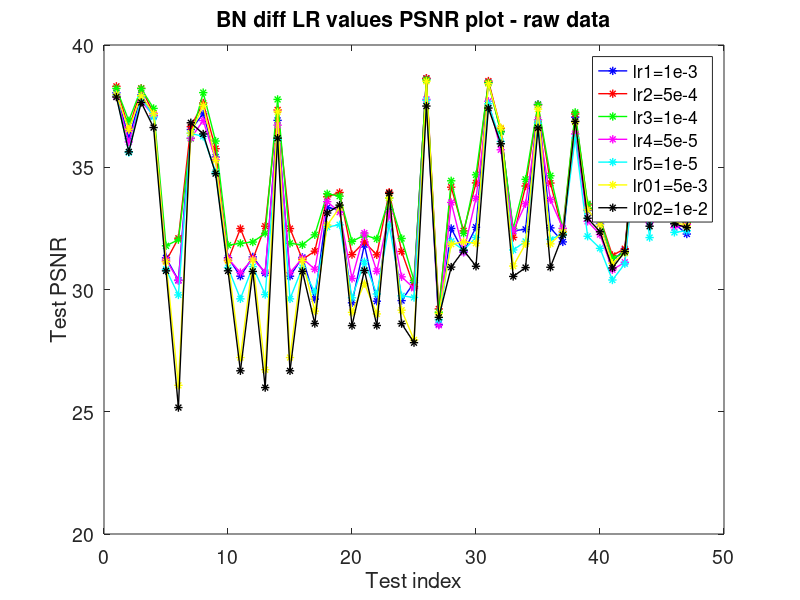
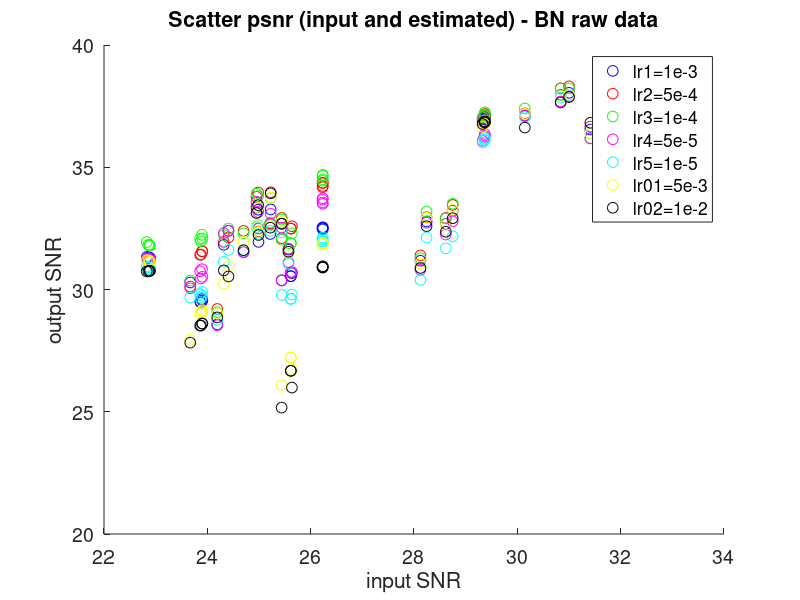

The MATLAB source for these figures, in order:
close all
clear variables
clc

%Varun Mannam
%date: 23rd Sep 2019
%calculate the PSNR on test-mix data
format long
font = 14;
size = 60;
lr02=[31.0013994757380,37.8707040566466;32.4355944495239,35.6309636442510;30.8389376260123,37.6492493218672;30.1446963613668,36.6236157602191;22.8898419300006,30.7631725906395;25.4380806137492,25.1707394965457;31.4129562671116,36.8197819466616;33.2714634385635,36.3603092914364;33.2687423523874,34.7392999015588;22.8804735366571,30.7644462985140;25.6158044368661,26.6756731401274;22.8279560741158,30.7384143418196;25.6370939543658,25.9890214809789;33.0234393128250,36.1915866501309;25.6158044368661,26.6756731401274;22.8580037151022,30.7422372168434;23.8972761467197,28.6079129275166;24.9514139990449,33.1290783190592;24.9832541276875,33.4505545189863;23.8755250603244,28.5235817855360;24.3188985682586,30.7802329084656;23.8605156142818,28.5273858572177;25.2263003138287,33.9323657702808;23.9044985921393,28.6042980049049;23.6688313676180,27.8257465031556;32.2013251950805,37.5028272902574;24.1923646677596,28.8594757041154;26.2300198751109,30.9162420443244;24.7010303920376,31.6063347609391;26.2356203085374,30.9508304564409;32.0904729461831,37.4220367419407;31.8870667992703,35.9612789041353;24.4086429479671,30.5335382967549;26.2348882344496,30.8970025229033;31.7707628427737,36.6106018163996;26.2283210436201,30.9095972926809;24.9907764180876,32.2287805187400;29.3709502307532,36.8771879131467;28.7487655843002,32.9158452702596;28.6149527091447,32.3612022308291;28.1247666427617,30.8798192112676;25.5706915349250,31.5466131561593;29.3276646439983,36.7703894344958;28.2432957509904,32.5893360072649;29.3725190518817,36.8387129137902;25.4384495835989,32.6905496685404;25.2179004485139,32.5280217288885;29.3606855385532,36.8420411060489];
lr01=[31.0013994757380,37.9720500569364;32.4355944495239,36.5569349573362;30.8389376260123,37.9228664143875;30.1446963613668,37.1864480945905;22.8898419300006,31.1312976907205;25.4380806137492,26.0806791928658;31.4129562671116,36.3967684087515;33.2714634385635,37.5246738075772;33.2687423523874,35.2824308627102;22.8804735366571,31.1598501207368;25.6158044368661,27.2175215987301;22.8279560741158,31.1997641633473;25.6370939543658,26.7208539584304;33.0234393128250,37.2677034274512;25.6158044368661,27.2175215987301;22.8580037151022,31.1910007081443;23.8972761467197,29.1169254960878;24.9514139990449,32.6325559053955;24.9832541276875,33.3448851462099;23.8755250603244,29.0648906629550;24.3188985682586,30.2393085802698;23.8605156142818,29.0013075200580;25.2263003138287,33.7494334175423;23.9044985921393,29.1544660087896;23.6688313676180,27.9404715126978;32.2013251950805,38.5162895836068;24.1923646677596,29.0121363277007;26.2300198751109,31.8550827041069;24.7010303920376,31.9482440778708;26.2356203085374,31.8939498518698;32.0904729461831,38.4166839362487;31.8870667992703,36.6141089708192;24.4086429479671,30.9582733788868;26.2348882344496,31.8710709829973;31.7707628427737,37.3798269549075;26.2283210436201,31.8660353089117;24.9907764180876,32.3493243316979;29.3709502307532,36.8441028117600;28.7487655843002,33.2583621758031;28.6149527091447,32.6456097551943;28.1247666427617,31.0726016201915;25.5706915349250,31.5030877157482;29.3276646439983,36.6502948875097;28.2432957509904,32.9361005165339;29.3725190518817,36.8150180181501;25.4384495835989,32.7805338526161;25.2179004485139,32.5920391480519;29.3606855385532,36.7781162637473];
lr1=[31.0013994757380,38.0450971838621;32.4355944495239,36.1718638560191;30.8389376260123,37.9540752776785;30.1446963613668,37.1042739251729;22.8898419300006,31.2966528519693;25.4380806137492,30.3806127324698;31.4129562671116,36.5421420141026;33.2714634385635,37.1829372314317;33.2687423523874,35.4163094071092;22.8804735366571,31.3018426684524;25.6158044368661,30.5441769755517;22.8279560741158,31.3330816618869;25.6370939543658,30.6681985848303;33.0234393128250,36.9170690371075;25.6158044368661,30.5441769755517;22.8580037151022,31.3114941347816;23.8972761467197,29.6080719707910;24.9514139990449,33.3533448189249;24.9832541276875,33.2641938865110;23.8755250603244,29.4557386920728;24.3188985682586,31.8281755886988;23.8605156142818,29.5212887117986;25.2263003138287,33.2749221647761;23.9044985921393,29.5463951969645;23.6688313676180,30.2874884403492;32.2013251950805,38.6235728660093;24.1923646677596,28.5709551857455;26.2300198751109,32.4955833061121;24.7010303920376,31.5341581313279;26.2356203085374,32.5452622058156;32.0904729461831,38.4729196277372;31.8870667992703,36.4689769122771;24.4086429479671,32.4028471667861;26.2348882344496,32.4602129291253;31.7707628427737,37.5698319023003;26.2283210436201,32.5208064872131;24.9907764180876,31.9468928267456;29.3709502307532,37.0503161622957;28.7487655843002,33.2315874864787;28.6149527091447,32.6745841524984;28.1247666427617,31.1754018268960;25.5706915349250,31.6301087503943;29.3276646439983,36.8778992462304;28.2432957509904,32.7833707874371;29.3725190518817,36.9912668615607;25.4384495835989,32.6873076846418;25.2179004485139,32.2697687655437;29.3606855385532,36.9590359603794];
lr2=[31.0013994757380,38.3101495278474;32.4355944495239,36.5580143695862;30.8389376260123,38.2290048370148;30.1446963613668,37.2018106464557;22.8898419300006,31.1588745377311;25.4380806137492,32.0974360555022;31.4129562671116,36.6608295404559;33.2714634385635,37.6288875700694;33.2687423523874,35.7597453872692;22.8804735366571,31.1945227531623;25.6158044368661,32.4922402715761;22.8279560741158,31.2321155204350;25.6370939543658,32.5893244451558;33.0234393128250,37.3444630910685;25.6158044368661,32.4922402715761;22.8580037151022,31.2283062729600;23.8972761467197,31.5677415908786;24.9514139990449,33.7925308620272;24.9832541276875,33.9681143106083;23.8755250603244,31.4284594910000;24.3188985682586,31.9450806480444;23.8605156142818,31.4184653884590;25.2263003138287,33.9765344093026;23.9044985921393,31.5557978359201;23.6688313676180,30.1205045161897;32.2013251950805,38.6425261922597;24.1923646677596,29.2048292174256;26.2300198751109,34.1850525992299;24.7010303920376,32.3977201655303;26.2356203085374,34.3598618050617;32.0904729461831,38.5259392750998;31.8870667992703,36.5878224103482;24.4086429479671,32.1312512419017;26.2348882344496,34.2329409867991;31.7707628427737,37.5536892197757;26.2283210436201,34.3534624385590;24.9907764180876,32.3726806239636;29.3709502307532,37.1797738904243;28.7487655843002,33.4592916954720;28.6149527091447,32.9253799045674;28.1247666427617,31.3941446635880;25.5706915349250,31.6690501289592;29.3276646439983,36.9881878352174;28.2432957509904,32.9576340458749;29.3725190518817,37.1185054876709;25.4384495835989,32.9273576343424;25.2179004485139,32.6966872430471;29.3606855385532,37.0626781907985];
lr3=[31.0013994757380,38.2239460456255;32.4355944495239,36.9002793535786;30.8389376260123,38.2166113639627;30.1446963613668,37.4059130191456;22.8898419300006,31.7875446507455;25.4380806137492,32.0369191998330;31.4129562671116,36.1759463795475;33.2714634385635,38.0530946126104;33.2687423523874,36.0724195138785;22.8804735366571,31.8119470181988;25.6158044368661,31.8880910259557;22.8279560741158,31.9414489961851;25.6370939543658,32.2992515645357;33.0234393128250,37.7752854777759;25.6158044368661,31.8880910259557;22.8580037151022,31.8253768807799;23.8972761467197,32.2356255137506;24.9514139990449,33.9154519257267;24.9832541276875,33.8182098147688;23.8755250603244,31.9673425327874;24.3188985682586,32.2228868565630;23.8605156142818,32.0699659052054;25.2263003138287,33.7420256445836;23.9044985921393,32.0859210877233;23.6688313676180,30.3693062126005;32.2013251950805,38.5736496671072;24.1923646677596,29.0719525414162;26.2300198751109,34.4462205001779;24.7010303920376,32.2970912516436;26.2356203085374,34.6905387005706;32.0904729461831,38.4497562565495;31.8870667992703,36.4456372116735;24.4086429479671,32.4932466663890;26.2348882344496,34.5063598042791;31.7707628427737,37.5613025776674;26.2283210436201,34.6536727656353;24.9907764180876,32.4914583846453;29.3709502307532,37.2440148373664;28.7487655843002,33.5071132765551;28.6149527091447,32.9036090355598;28.1247666427617,31.2785332456663;25.5706915349250,31.4932130745720;29.3276646439983,37.0515254564590;28.2432957509904,33.1861778261284;29.3725190518817,37.1401285817825;25.4384495835989,32.8599612798510;25.2179004485139,32.7381839690873;29.3606855385532,37.1058267403902];
lr4=[31.0013994757380,37.9022022209522;32.4355944495239,36.0354773655393;30.8389376260123,37.6897570561963;30.1446963613668,37.1232702337459;22.8898419300006,31.2195586410569;25.4380806137492,30.3648316815561;31.4129562671116,36.1922110592087;33.2714634385635,36.9065560083615;33.2687423523874,35.3119990113358;22.8804735366571,31.2677662965883;25.6158044368661,30.6941068506303;22.8279560741158,31.2428452170821;25.6370939543658,30.7192258024659;33.0234393128250,36.7216266077294;25.6158044368661,30.6941068506303;22.8580037151022,31.2736526694975;23.8972761467197,30.8313519337580;24.9514139990449,33.5925320981093;24.9832541276875,33.1645612817427;23.8755250603244,30.4516788567473;24.3188985682586,32.3072763991487;23.8605156142818,30.7461360680451;25.2263003138287,33.0959295494610;23.9044985921393,30.5196828804004;23.6688313676180,30.0485179582555;32.2013251950805,37.7759220687261;24.1923646677596,28.5402496873052;26.2300198751109,33.5606854372993;24.7010303920376,31.5239817882144;26.2356203085374,33.7320695503778;32.0904729461831,37.6972216090155;31.8870667992703,35.7166075049498;24.4086429479671,32.4012059917732;26.2348882344496,33.5079103336207;31.7707628427737,36.9410378869043;26.2283210436201,33.6747328361187;24.9907764180876,32.5017671654973;29.3709502307532,36.3621324381419;28.7487655843002,32.7879598299863;28.6149527091447,32.2471131498917;28.1247666427617,30.8073977216116;25.5706915349250,31.1137957012149;29.3276646439983,36.0802338577404;28.2432957509904,32.7315014852439;29.3725190518817,36.2926159962628;25.4384495835989,32.5320094675906;25.2179004485139,32.6526187945414;29.3606855385532,36.2401044245416];
lr5=[31.0013994757380,37.9557346308498;32.4355944495239,35.6018111128794;30.8389376260123,37.8509228013963;30.1446963613668,37.0528074692118;22.8898419300006,30.8227718292946;25.4380806137492,29.7772200655209;31.4129562671116,36.3819962752428;33.2714634385635,36.2649039073686;33.2687423523874,34.8045192264707;22.8804735366571,30.8992624436239;25.6158044368661,29.6180887540089;22.8279560741158,30.9356237462065;25.6370939543658,29.7931986086617;33.0234393128250,36.1259053505363;25.6158044368661,29.6180887540089;22.8580037151022,30.8985113038668;23.8972761467197,29.9023318068359;24.9514139990449,32.5559295723155;24.9832541276875,32.6462043434889;23.8755250603244,29.6610067382160;24.3188985682586,31.1348378018182;23.8605156142818,29.8170437895608;25.2263003138287,32.6368227194780;23.9044985921393,29.7424149858502;23.6688313676180,29.6732969221073;32.2013251950805,37.7391819398027;24.1923646677596,28.7613914662000;26.2300198751109,31.9723382330057;24.7010303920376,31.6130101065458;26.2356203085374,32.1287718877584;32.0904729461831,37.5998112847147;31.8870667992703,36.0537664144018;24.4086429479671,31.6176489518648;26.2348882344496,31.9674323068313;31.7707628427737,36.8038004117098;26.2283210436201,32.0498293083271;24.9907764180876,32.2743239985477;29.3709502307532,36.1961960338582;28.7487655843002,32.1778158374237;28.6149527091447,31.6819493224782;28.1247666427617,30.3887053653959;25.5706915349250,31.0521649561203;29.3276646439983,36.0122546425318;28.2432957509904,32.1243180990108;29.3725190518817,36.1266248156799;25.4384495835989,32.3351641999625;25.2179004485139,32.4045368295401;29.3606855385532,36.1105191910644];

op_snr1 = lr1(:,2);
op_snr2 = lr2(:,2);
op_snr3 = lr3(:,2);
op_snr4 = lr4(:,2);
op_snr5 = lr5(:,2);
op_snr6 = lr01(:,2);
op_snr7 = lr02(:,2);

x=[1:48]';
figure(1), 
plot(x,op_snr1,'b-*','Linewidth',1);
hold on
plot(x,op_snr2,'r-*','Linewidth',1);
plot(x,op_snr3,'g-*','Linewidth',1);
plot(x,op_snr4,'m-*','Linewidth',1);
plot(x,op_snr5,'c-*','Linewidth',1);
plot(x,op_snr6,'y-*','Linewidth',1);
plot(x,op_snr7,'k-*','Linewidth',1);
title('BN diff LR values PSNR plot - raw data')
legend('lr1=1e-3','lr2=5e-4','lr3=1e-4','lr4=5e-5','lr5=1e-5','lr01=5e-3','lr02=1e-2','Location','best');
xlabel('Test index');
ylabel('Test PSNR');
set(gca,'FontSize',font)


ip_snr = lr1(:,1);
figure(2);
scatter(ip_snr,op_snr1,size,'b');
hold on
scatter(ip_snr,op_snr2,size,'r');
scatter(ip_snr,op_snr3,size,'g');
scatter(ip_snr,op_snr4,size,'m');
scatter(ip_snr,op_snr5,size,'c');
scatter(ip_snr,op_snr6,size,'y');
scatter(ip_snr,op_snr7,size,'k');
xlabel('input SNR');
ylabel('output SNR');
title('Scatter psnr (input and estimated) - BN raw data')
legend('lr1=1e-3','lr2=5e-4','lr3=1e-4','lr4=5e-5','lr5=1e-5','lr01=5e-3','lr02=1e-2','Location','best');
set(gca,'FontSize',font)
